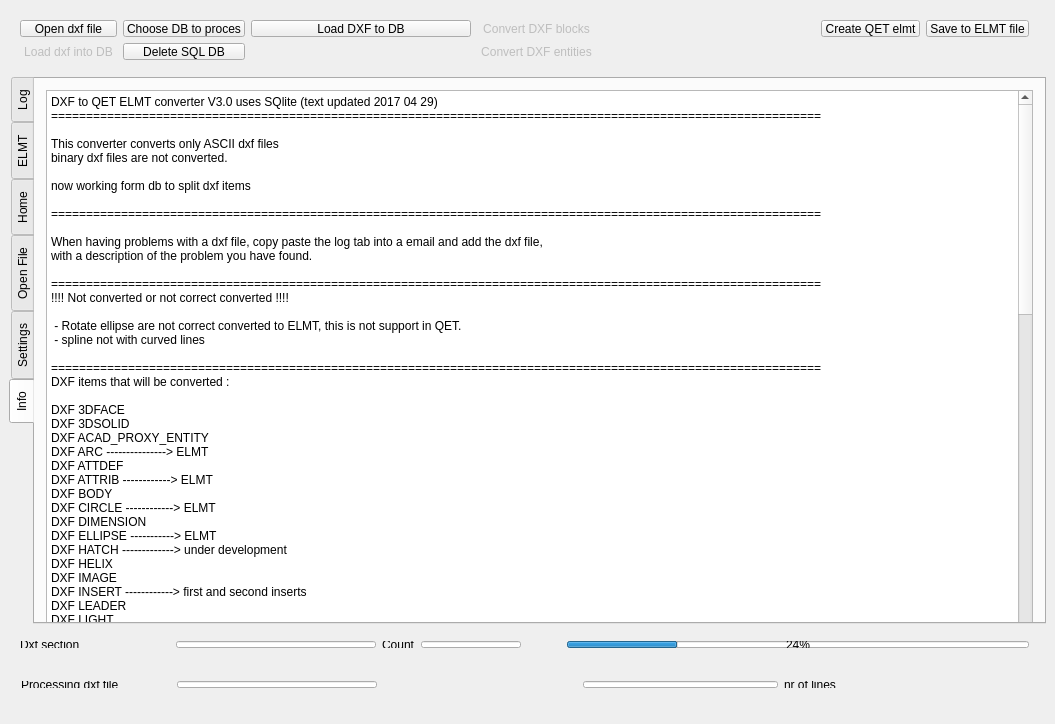
<?xml version="1.0" encoding="UTF-8"?>
<ui version="4.0">
 <class>DXFtoQET3DB</class>
 <widget class="QWidget" name="DXFtoQET3DB">
  <property name="geometry">
   <rect>
    <x>0</x>
    <y>0</y>
    <width>1055</width>
    <height>724</height>
   </rect>
  </property>
  <property name="sizePolicy">
   <sizepolicy hsizetype="Expanding" vsizetype="Expanding">
    <horstretch>0</horstretch>
    <verstretch>0</verstretch>
   </sizepolicy>
  </property>
  <property name="windowTitle">
   <string>DXFtoQET3DB</string>
  </property>
  <widget class="QTabWidget" name="MainTab">
   <property name="geometry">
    <rect>
     <x>9</x>
     <y>77</y>
     <width>1037</width>
     <height>547</height>
    </rect>
   </property>
   <property name="sizePolicy">
    <sizepolicy hsizetype="Expanding" vsizetype="Expanding">
     <horstretch>0</horstretch>
     <verstretch>0</verstretch>
    </sizepolicy>
   </property>
   <property name="tabPosition">
    <enum>QTabWidget::West</enum>
   </property>
   <property name="currentIndex">
    <number>5</number>
   </property>
   <widget class="QWidget" name="Log">
    <attribute name="title">
     <string>Log</string>
    </attribute>
    <layout class="QVBoxLayout" name="verticalLayout_2">
     <item>
      <widget class="QPlainTextEdit" name="dxf_log">
       <property name="verticalScrollBarPolicy">
        <enum>Qt::ScrollBarAlwaysOn</enum>
       </property>
       <property name="horizontalScrollBarPolicy">
        <enum>Qt::ScrollBarAlwaysOn</enum>
       </property>
      </widget>
     </item>
    </layout>
   </widget>
   <widget class="QWidget" name="tab_ELMT">
    <attribute name="title">
     <string>ELMT</string>
    </attribute>
    <layout class="QHBoxLayout" name="horizontalLayout_2">
     <item>
      <widget class="QPlainTextEdit" name="ELMT_Result">
       <property name="minimumSize">
        <size>
         <width>481</width>
         <height>571</height>
        </size>
       </property>
       <property name="maximumSize">
        <size>
         <width>16777215</width>
         <height>16777215</height>
        </size>
       </property>
       <property name="verticalScrollBarPolicy">
        <enum>Qt::ScrollBarAlwaysOn</enum>
       </property>
       <property name="horizontalScrollBarPolicy">
        <enum>Qt::ScrollBarAlwaysOn</enum>
       </property>
       <property name="lineWrapMode">
        <enum>QPlainTextEdit::WidgetWidth</enum>
       </property>
      </widget>
     </item>
     <item>
      <widget class="QPlainTextEdit" name="Procesing_dxf">
       <property name="minimumSize">
        <size>
         <width>491</width>
         <height>571</height>
        </size>
       </property>
       <property name="maximumSize">
        <size>
         <width>16777215</width>
         <height>16777215</height>
        </size>
       </property>
       <property name="frameShape">
        <enum>QFrame::Panel</enum>
       </property>
       <property name="frameShadow">
        <enum>QFrame::Sunken</enum>
       </property>
       <property name="verticalScrollBarPolicy">
        <enum>Qt::ScrollBarAlwaysOn</enum>
       </property>
       <property name="horizontalScrollBarPolicy">
        <enum>Qt::ScrollBarAlwaysOn</enum>
       </property>
      </widget>
     </item>
    </layout>
   </widget>
   <widget class="QWidget" name="Home">
    <property name="maximumSize">
     <size>
      <width>1003</width>
      <height>597</height>
     </size>
    </property>
    <attribute name="title">
     <string>Home</string>
    </attribute>
    <widget class="QLineEdit" name="dxf_file_path_save">
     <property name="geometry">
      <rect>
       <x>140</x>
       <y>60</y>
       <width>351</width>
       <height>27</height>
      </rect>
     </property>
    </widget>
    <widget class="QLabel" name="label">
     <property name="geometry">
      <rect>
       <x>30</x>
       <y>60</y>
       <width>101</width>
       <height>31</height>
      </rect>
     </property>
     <property name="text">
      <string>Save path elmt</string>
     </property>
    </widget>
    <widget class="QLineEdit" name="dxf_file_path">
     <property name="geometry">
      <rect>
       <x>140</x>
       <y>100</y>
       <width>351</width>
       <height>27</height>
      </rect>
     </property>
    </widget>
    <widget class="QLabel" name="label_2">
     <property name="geometry">
      <rect>
       <x>30</x>
       <y>100</y>
       <width>91</width>
       <height>31</height>
      </rect>
     </property>
     <property name="text">
      <string>Directory</string>
     </property>
    </widget>
    <widget class="QLineEdit" name="dxf_open_file">
     <property name="geometry">
      <rect>
       <x>140</x>
       <y>140</y>
       <width>351</width>
       <height>27</height>
      </rect>
     </property>
    </widget>
    <widget class="QLabel" name="label_3">
     <property name="geometry">
      <rect>
       <x>30</x>
       <y>140</y>
       <width>91</width>
       <height>31</height>
      </rect>
     </property>
     <property name="text">
      <string>Open file</string>
     </property>
    </widget>
    <widget class="QLabel" name="label_4">
     <property name="geometry">
      <rect>
       <x>70</x>
       <y>330</y>
       <width>51</width>
       <height>31</height>
      </rect>
     </property>
     <property name="text">
      <string>CSV</string>
     </property>
    </widget>
    <widget class="QLabel" name="label_5">
     <property name="geometry">
      <rect>
       <x>70</x>
       <y>290</y>
       <width>51</width>
       <height>31</height>
      </rect>
     </property>
     <property name="text">
      <string>DXF</string>
     </property>
    </widget>
    <widget class="QLineEdit" name="dxf_line_count1">
     <property name="geometry">
      <rect>
       <x>130</x>
       <y>290</y>
       <width>141</width>
       <height>27</height>
      </rect>
     </property>
    </widget>
    <widget class="QLineEdit" name="dxf_line_count2">
     <property name="geometry">
      <rect>
       <x>130</x>
       <y>330</y>
       <width>141</width>
       <height>27</height>
      </rect>
     </property>
    </widget>
    <widget class="QLabel" name="label_6">
     <property name="geometry">
      <rect>
       <x>280</x>
       <y>330</y>
       <width>131</width>
       <height>31</height>
      </rect>
     </property>
     <property name="text">
      <string>nr of lines</string>
     </property>
    </widget>
    <widget class="QLabel" name="label_7">
     <property name="geometry">
      <rect>
       <x>280</x>
       <y>290</y>
       <width>131</width>
       <height>31</height>
      </rect>
     </property>
     <property name="text">
      <string>nr of lines</string>
     </property>
    </widget>
   </widget>
   <widget class="QWidget" name="Open_file">
    <property name="maximumSize">
     <size>
      <width>1003</width>
      <height>597</height>
     </size>
    </property>
    <attribute name="title">
     <string>Open File</string>
    </attribute>
    <layout class="QVBoxLayout" name="verticalLayout_3">
     <item>
      <widget class="QPlainTextEdit" name="dxf_file_loaded">
       <property name="minimumSize">
        <size>
         <width>985</width>
         <height>579</height>
        </size>
       </property>
       <property name="verticalScrollBarPolicy">
        <enum>Qt::ScrollBarAlwaysOn</enum>
       </property>
       <property name="horizontalScrollBarPolicy">
        <enum>Qt::ScrollBarAlwaysOn</enum>
       </property>
      </widget>
     </item>
    </layout>
   </widget>
   <widget class="QWidget" name="Settings">
    <attribute name="title">
     <string>Settings</string>
    </attribute>
    <widget class="QLabel" name="dxf_line_counter_4">
     <property name="geometry">
      <rect>
       <x>20</x>
       <y>60</y>
       <width>163</width>
       <height>27</height>
      </rect>
     </property>
     <property name="text">
      <string>Path user symbols QET : </string>
     </property>
    </widget>
    <widget class="QLineEdit" name="QET_user_symbole_path_save">
     <property name="geometry">
      <rect>
       <x>190</x>
       <y>60</y>
       <width>450</width>
       <height>27</height>
      </rect>
     </property>
     <property name="minimumSize">
      <size>
       <width>450</width>
       <height>0</height>
      </size>
     </property>
    </widget>
    <widget class="QPushButton" name="savepath_2">
     <property name="geometry">
      <rect>
       <x>640</x>
       <y>60</y>
       <width>20</width>
       <height>27</height>
      </rect>
     </property>
     <property name="minimumSize">
      <size>
       <width>0</width>
       <height>0</height>
      </size>
     </property>
     <property name="maximumSize">
      <size>
       <width>20</width>
       <height>16777215</height>
      </size>
     </property>
     <property name="text">
      <string>...</string>
     </property>
    </widget>
   </widget>
   <widget class="QWidget" name="Info">
    <attribute name="title">
     <string>Info</string>
    </attribute>
    <layout class="QVBoxLayout" name="verticalLayout_4">
     <item>
      <widget class="QPlainTextEdit" name="Info_2">
       <property name="sizePolicy">
        <sizepolicy hsizetype="Expanding" vsizetype="Expanding">
         <horstretch>0</horstretch>
         <verstretch>0</verstretch>
        </sizepolicy>
       </property>
       <property name="minimumSize">
        <size>
         <width>981</width>
         <height>581</height>
        </size>
       </property>
       <property name="maximumSize">
        <size>
         <width>16777215</width>
         <height>16777215</height>
        </size>
       </property>
       <property name="frameShape">
        <enum>QFrame::StyledPanel</enum>
       </property>
       <property name="verticalScrollBarPolicy">
        <enum>Qt::ScrollBarAlwaysOn</enum>
       </property>
       <property name="horizontalScrollBarPolicy">
        <enum>Qt::ScrollBarAlwaysOn</enum>
       </property>
       <property name="plainText">
        <string>DXF to QET ELMT converter V3.0 uses SQlite (text updated 2017 04 29)
==============================================================================================================

This converter converts only ASCII dxf files
binary dxf files are not converted.

now working form db to split dxf items

==============================================================================================================

When having problems with a dxf file, copy paste the log tab into a email and add the dxf file,
with a description of the problem you have found.

==============================================================================================================
!!!! Not converted or not correct converted !!!!

 - Rotate ellipse are not correct converted to ELMT, this is not support in QET.
 - spline not with curved lines

==============================================================================================================
DXF items that will be converted :

DXF 3DFACE
DXF 3DSOLID
DXF ACAD_PROXY_ENTITY
DXF ARC ---------------&gt; ELMT
DXF ATTDEF 
DXF ATTRIB ------------&gt; ELMT
DXF BODY
DXF CIRCLE ------------&gt; ELMT
DXF DIMENSION 
DXF ELLIPSE -----------&gt; ELMT
DXF HATCH -------------&gt; under development
DXF HELIX
DXF IMAGE
DXF INSERT ------------&gt; first and second inserts
DXF LEADER
DXF LIGHT
DXF LINE --------------&gt; ELMT
DXF LWPOLYLINE --------&gt; ELMT
DXF MESH 
DXF MLINE 
DXF MLEADERSTYLE 
DXF MLEADER
DXF MTEXT -------------&gt; ELMT
DXF OLEFRAME
DXF OLE2FRAME (DXF)
DXF POINT -------------&gt; ELMT
DXF POLYLINE ----------&gt; ELMT
DXF RAY 
DXF REGION 
DXF SECTION
DXF SEQEND 
DXF SHAPE
DXF SOLID -------------&gt; ELMT
DXF SPLINE ------------&gt; ELMT not curved
DXF SUN
DXF SURFACE
DXF TABLE 
DXF TEXT --------------&gt; ELMT
DXF TOLERANCE
DXF TRACE
DXF UNDERLAY
DXF VERTEX ------------&gt; ELMT
DXF VIEWPORT
DXF WIPEOUT
DXF XLINE


==============================================================================================================
A few steps to follow

Click on &quot;Open dxf file&quot; to search the dxf file you want to convert

next click on &quot;Load dxf into DB&quot;, this starts splitting and loading the dxf code into the different db tables

is this is don you dont need everityme to do the &quot;load dxf into DB&quot; (except when the structure of the DB file changes)

you can then click on &quot;Choose DB to proces&quot;

after &quot;Load dxf into DB&quot; or &quot;Choose DB to proces&quot; click on &quot;Create QET elmt&quot; to create a elmt output

you can check this syntax under the tab &quot;ELMT&quot;

Then click on &quot;Save to ELMT file&quot; to store the result into the QET user cymbols folder

if this is not done into the correct folder, checkout the tab settings to change the destination path

The time needed for loading into the DB depents on the amount of lines in the dxf file

21:26:49=&gt; Start loading dxf file into tables 
total lines : 28935
header items :255
tables items :447
blocks items :405
entities items :397
End loading into db 21:31:25

the creation of the ELMT file is faster and depents on the amount of ENTITIES and BLOCKS in the dxf file.
</string>
       </property>
      </widget>
     </item>
    </layout>
   </widget>
  </widget>
  <widget class="QWidget" name="layoutWidget">
   <property name="geometry">
    <rect>
     <x>9</x>
     <y>9</y>
     <width>1031</width>
     <height>62</height>
    </rect>
   </property>
   <layout class="QGridLayout" name="gridLayout">
    <item row="1" column="4">
     <spacer name="horizontalSpacer_4">
      <property name="orientation">
       <enum>Qt::Horizontal</enum>
      </property>
      <property name="sizeHint" stdset="0">
       <size>
        <width>40</width>
        <height>20</height>
       </size>
      </property>
     </spacer>
    </item>
    <item row="0" column="1">
     <widget class="QPushButton" name="Choose_DB">
      <property name="text">
       <string>Choose DB to proces</string>
      </property>
     </widget>
    </item>
    <item row="0" column="0">
     <widget class="QPushButton" name="OpenFile">
      <property name="text">
       <string>Open dxf file</string>
      </property>
     </widget>
    </item>
    <item row="1" column="2">
     <spacer name="horizontalSpacer_3">
      <property name="orientation">
       <enum>Qt::Horizontal</enum>
      </property>
      <property name="sizeHint" stdset="0">
       <size>
        <width>40</width>
        <height>20</height>
       </size>
      </property>
     </spacer>
    </item>
    <item row="1" column="0">
     <widget class="QPushButton" name="Load_dxf_into_tables">
      <property name="enabled">
       <bool>false</bool>
      </property>
      <property name="text">
       <string>Load dxf into DB</string>
      </property>
      <property name="flat">
       <bool>true</bool>
      </property>
     </widget>
    </item>
    <item row="1" column="3">
     <widget class="QPushButton" name="Convert_dxf_entities">
      <property name="enabled">
       <bool>false</bool>
      </property>
      <property name="text">
       <string>Convert DXF entities</string>
      </property>
      <property name="flat">
       <bool>true</bool>
      </property>
     </widget>
    </item>
    <item row="0" column="6">
     <widget class="QPushButton" name="SavetoELMT">
      <property name="text">
       <string>Save to ELMT file</string>
      </property>
     </widget>
    </item>
    <item row="1" column="1">
     <widget class="QPushButton" name="Delete_DB">
      <property name="text">
       <string>Delete SQL DB</string>
      </property>
     </widget>
    </item>
    <item row="0" column="5">
     <widget class="QPushButton" name="Create_QET_ELMT">
      <property name="text">
       <string>Create QET elmt</string>
      </property>
     </widget>
    </item>
    <item row="0" column="3">
     <widget class="QPushButton" name="Convert_dxf_blocks">
      <property name="enabled">
       <bool>false</bool>
      </property>
      <property name="text">
       <string>Convert DXF blocks</string>
      </property>
      <property name="flat">
       <bool>true</bool>
      </property>
     </widget>
    </item>
    <item row="0" column="2">
     <widget class="QPushButton" name="Button_Open_DXF">
      <property name="enabled">
       <bool>true</bool>
      </property>
      <property name="text">
       <string>Load DXF to DB</string>
      </property>
      <property name="autoDefault">
       <bool>false</bool>
      </property>
      <property name="default">
       <bool>false</bool>
      </property>
      <property name="flat">
       <bool>false</bool>
      </property>
     </widget>
    </item>
   </layout>
  </widget>
  <widget class="QWidget" name="layoutWidget">
   <property name="geometry">
    <rect>
     <x>9</x>
     <y>630</y>
     <width>1031</width>
     <height>29</height>
    </rect>
   </property>
   <layout class="QHBoxLayout" name="horizontalLayout">
    <item>
     <widget class="QLabel" name="label_8">
      <property name="sizePolicy">
       <sizepolicy hsizetype="Expanding" vsizetype="Preferred">
        <horstretch>0</horstretch>
        <verstretch>0</verstretch>
       </sizepolicy>
      </property>
      <property name="maximumSize">
       <size>
        <width>150</width>
        <height>16777215</height>
       </size>
      </property>
      <property name="text">
       <string>Dxf section</string>
      </property>
     </widget>
    </item>
    <item>
     <widget class="QLineEdit" name="dxf_section">
      <property name="minimumSize">
       <size>
        <width>200</width>
        <height>0</height>
       </size>
      </property>
      <property name="maximumSize">
       <size>
        <width>200</width>
        <height>16777215</height>
       </size>
      </property>
     </widget>
    </item>
    <item>
     <widget class="QLabel" name="label_9">
      <property name="text">
       <string>Count</string>
      </property>
     </widget>
    </item>
    <item>
     <widget class="QLineEdit" name="dxf_section_count">
      <property name="maximumSize">
       <size>
        <width>100</width>
        <height>16777215</height>
       </size>
      </property>
     </widget>
    </item>
    <item>
     <spacer name="horizontalSpacer">
      <property name="orientation">
       <enum>Qt::Horizontal</enum>
      </property>
      <property name="sizeType">
       <enum>QSizePolicy::Minimum</enum>
      </property>
      <property name="sizeHint" stdset="0">
       <size>
        <width>40</width>
        <height>20</height>
       </size>
      </property>
     </spacer>
    </item>
    <item>
     <widget class="QProgressBar" name="progressBar1">
      <property name="value">
       <number>24</number>
      </property>
     </widget>
    </item>
   </layout>
  </widget>
  <widget class="QWidget" name="layoutWidget">
   <property name="geometry">
    <rect>
     <x>10</x>
     <y>670</y>
     <width>1031</width>
     <height>29</height>
    </rect>
   </property>
   <layout class="QHBoxLayout" name="horizontalLayout_3">
    <item>
     <widget class="QLabel" name="LBL_Processing_dxf_file">
      <property name="sizePolicy">
       <sizepolicy hsizetype="Expanding" vsizetype="Fixed">
        <horstretch>0</horstretch>
        <verstretch>0</verstretch>
       </sizepolicy>
      </property>
      <property name="maximumSize">
       <size>
        <width>150</width>
        <height>16777215</height>
       </size>
      </property>
      <property name="text">
       <string>Processing dxf file </string>
      </property>
     </widget>
    </item>
    <item>
     <widget class="QLineEdit" name="Processing_dxf_file_2">
      <property name="minimumSize">
       <size>
        <width>200</width>
        <height>0</height>
       </size>
      </property>
     </widget>
    </item>
    <item>
     <spacer name="horizontalSpacer_2">
      <property name="orientation">
       <enum>Qt::Horizontal</enum>
      </property>
      <property name="sizeType">
       <enum>QSizePolicy::Expanding</enum>
      </property>
      <property name="sizeHint" stdset="0">
       <size>
        <width>200</width>
        <height>20</height>
       </size>
      </property>
     </spacer>
    </item>
    <item>
     <widget class="QLineEdit" name="dxf_line_count1_2"/>
    </item>
    <item>
     <widget class="QLabel" name="label_10">
      <property name="text">
       <string>nr of lines</string>
      </property>
     </widget>
    </item>
    <item>
     <spacer name="horizontalSpacer_5">
      <property name="orientation">
       <enum>Qt::Horizontal</enum>
      </property>
      <property name="sizeHint" stdset="0">
       <size>
        <width>40</width>
        <height>20</height>
       </size>
      </property>
     </spacer>
    </item>
   </layout>
  </widget>
 </widget>
 <layoutdefault spacing="6" margin="11"/>
 <resources/>
 <connections/>
</ui>
